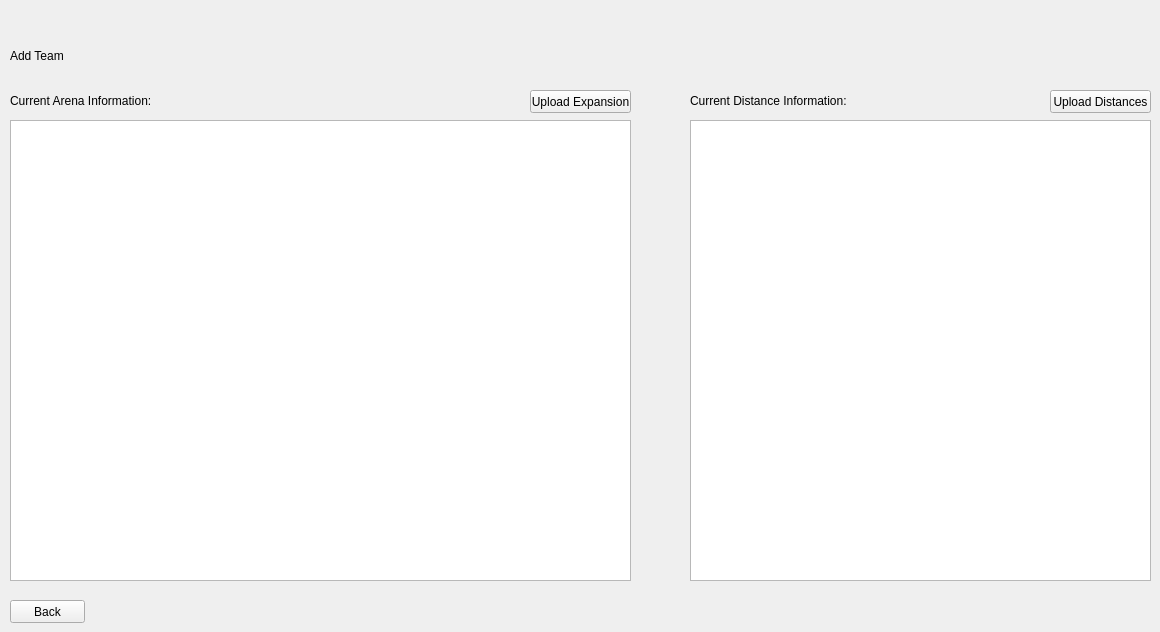
    <widget class="QWidget" name="page_3">
     <widget class="QLabel" name="addTeamLabel">
      <property name="geometry">
       <rect>
        <x>10</x>
        <y>10</y>
        <width>231</width>
        <height>91</height>
       </rect>
      </property>
      <property name="styleSheet">
       <string notr="true">font: 75 36pt &quot;Arial&quot;;</string>
      </property>
      <property name="text">
       <string>Add Team</string>
      </property>
     </widget>
     <widget class="QPushButton" name="atBackPushButton">
      <property name="geometry">
       <rect>
        <x>10</x>
        <y>600</y>
        <width>75</width>
        <height>23</height>
       </rect>
      </property>
      <property name="text">
       <string>Back</string>
      </property>
     </widget>
     <widget class="QLabel" name="atCurrentArenaInformationLabel">
      <property name="geometry">
       <rect>
        <x>10</x>
        <y>80</y>
        <width>251</width>
        <height>41</height>
       </rect>
      </property>
      <property name="styleSheet">
       <string notr="true">font: 16pt &quot;Arial&quot;;</string>
      </property>
      <property name="text">
       <string>Current Arena Information:</string>
      </property>
     </widget>
     <widget class="QTreeView" name="addExpansionTreeView">
      <property name="geometry">
       <rect>
        <x>10</x>
        <y>120</y>
        <width>621</width>
        <height>461</height>
       </rect>
      </property>
     </widget>
     <widget class="QPushButton" name="uploadExpansionPushButton">
      <property name="geometry">
       <rect>
        <x>530</x>
        <y>90</y>
        <width>101</width>
        <height>23</height>
       </rect>
      </property>
      <property name="text">
       <string>Upload Expansion</string>
      </property>
     </widget>
     <widget class="QTreeView" name="addDistanceTreeView">
      <property name="geometry">
       <rect>
        <x>690</x>
        <y>120</y>
        <width>461</width>
        <height>461</height>
       </rect>
      </property>
     </widget>
     <widget class="QLabel" name="atCurrentArenaInformationLabel_2">
      <property name="geometry">
       <rect>
        <x>690</x>
        <y>80</y>
        <width>281</width>
        <height>41</height>
       </rect>
      </property>
      <property name="styleSheet">
       <string notr="true">font: 16pt &quot;Arial&quot;;</string>
      </property>
      <property name="text">
       <string>Current Distance Information:</string>
      </property>
     </widget>
     <widget class="QPushButton" name="uploadDistancePushButton">
      <property name="geometry">
       <rect>
        <x>1050</x>
        <y>90</y>
        <width>101</width>
        <height>23</height>
       </rect>
      </property>
      <property name="text">
       <string>Upload Distances</string>
      </property>
     </widget>
    </widget>
